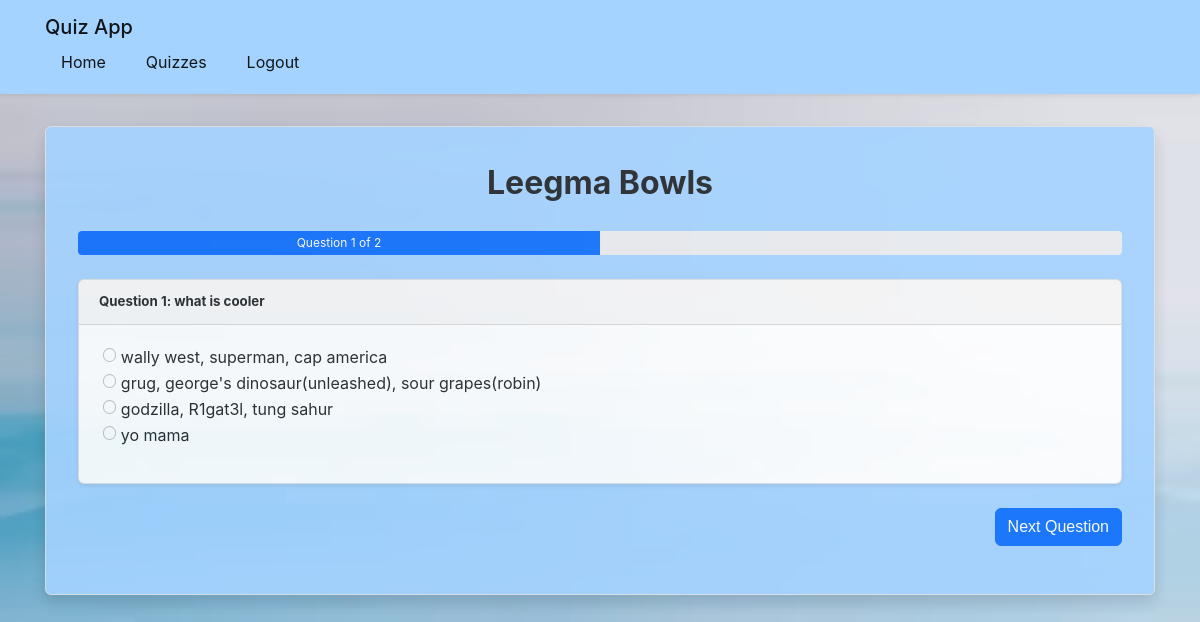
Screenshot of /quiz/4/play (signed in) with the database file from the repository.
### app/models.py (models this page shows)
class Quiz(db.Model):
    id = db.Column(db.Integer, primary_key = True)
    title = db.Column(db.String(75), nullable=False)
    username = db.Column(db.String(50))
    user_id = db.Column(db.Integer, db.ForeignKey('user.id'), nullable = False)
    questions = db.relationship('Question', backref='question',lazy = True)

class Question(db.Model):
    id = db.Column(db.Integer, primary_key = True)
    text = db.Column(db.String(150), nullable=False)
    quiz_id = db.Column(db.Integer, db.ForeignKey('quiz.id'), nullable = False)
    answers = db.relationship('Answer', backref='question',lazy = True)

class Answer(db.Model):
    id = db.Column(db.Integer, primary_key = True)
    text = db.Column(db.String(50), nullable=False)
    is_right = db.Column(db.Boolean, default=False)
    question_id = db.Column(db.Integer, db.ForeignKey('question.id'), nullable=False)

### app/quiz/routes.py (the view, shortened to what this page needs)
@quiz_bp.route('/quiz/<int:quiz_id>/play', methods=['GET', 'POST'])
@login_required
def Play_qizz(quiz_id):
    quiz = Quiz.query.get_or_404(quiz_id)
    question_id = request.args.get('question', 1, type=int)
    current_question = quiz.questions[question_id - 1] if 0 < question_id <= len(quiz.questions) else None
    return render_template('quiz/play_quiz.html',
                         title=f'Play {quiz.title}',
                         quiz=quiz,
                         current_question=current_question,
                         current_question_number=question_id,
                         total_questions=len(quiz.questions))

### app/models.py (called while the page is built)
@login_manager.user_loader
def load_user(user_id):
    return User.query.get(int(user_id))

### app/templates/quiz/play_quiz.html (shortened to what this page needs)
{% extends "base.html" %}
{% block content %}
<div class="content-section">
    <h1 class="text-center mb-4">{{ quiz.title }}</h1>
    <div class="progress mb-4">
        <div class="progress-bar" role="progressbar"
             style="width: {{ (current_question_number / total_questions) * 100 }}%"
             aria-valuenow="{{ current_question_number }}"
             aria-valuemin="1"
             aria-valuemax="{{ total_questions }}">
            Question {{ current_question_number }} of {{ total_questions }}
        </div>
    </div>
    <form method="POST" action="">
        {% if current_question %}
        <div class="card mb-4">
            <div class="card-header">
                <h5>Question {{ current_question_number }}: {{ current_question.text }}</h5>
            </div>
            <div class="card-body">
                <div class="form-group">
                    {% for answer in current_question.answers %}
                    <div class="form-check mb-2">
                        <input class="form-check-input" type="radio"
                               name="question_{{ current_question.id }}"
                               id="answer_{{ answer.id }}"
                               value="{{ answer.id }}"
                               {% if session.get('quiz_' ~ quiz.id ~ '_answers', {}).get(current_question.id|string) == answer.id|string %}checked{% endif %}>
                        <label class="form-check-label" for="answer_{{ answer.id }}">
                            {{ answer.text }}
                        </label>
                    </div>
                    {% endfor %}
                </div>
            </div>
        </div>
        {% endif %}
        <div class="form-group d-flex justify-content-between">
            {% if current_question_number < total_questions %}
                <button type="submit" class="btn btn-primary">Next Question</button>
            {% else %}
                <button type="submit" name="submit_quiz" class="btn btn-success">Submit Quiz</button>
            {% endif %}
        </div>
    </form>
</div>
{% endblock %}

### app/static/css/styles.css (style rules this page uses)
:root { --primary: #0d6efd; --secondary: #6c757d; --success: #198754; --danger: #dc3545; --warning: #ffc107; --info: #0dcaf0; --light: #f8f9fa; --dark: #212529; --white: #fff; --blue-light: #a5d3ff; --border-radius: 0.375rem; --box-shadow: 0 0.5rem 1rem rgba(0, 0, 0, 0.15); }
* { box-sizing: border-box; margin: 0; padding: 0; }
body { font-family: -apple-system, BlinkMacSystemFont, "Segoe UI", Roboto, "Helvetica Neue", Arial, sans-serif; line-height: 1.5; color: #212529; background-image: url('/static/images/actual-Bg.png'); background-size: cover; background-position: center; background-attachment: fixed; min-height: 100vh; position: relative; }
body::before { content: ""; position: fixed; top: 0; left: 0; right: 0; bottom: 0; background-color: rgba(255, 255, 255, 0.1); z-index: -1; }
.content-section { background: var(--blue-light); padding: 2rem; border: 1px solid #dee2e6; border-radius: var(--border-radius); margin: 2rem 0; box-shadow: var(--box-shadow); opacity: 0.9; }
.card { position: relative; display: flex; flex-direction: column; min-width: 0; word-wrap: break-word; background-color: var(--white); background-clip: border-box; border: 1px solid rgba(0, 0, 0, 0.125); border-radius: var(--border-radius); margin-bottom: 1.5rem; box-shadow: 0 0.125rem 0.25rem rgba(0, 0, 0, 0.075); }
.card-body { flex: 1 1 auto; padding: 1.25rem; }
.card-header { padding: 0.75rem 1.25rem; margin-bottom: 0; background-color: rgba(0, 0, 0, 0.03); border-bottom: 1px solid rgba(0, 0, 0, 0.125); }
.card-header:first-child { border-radius: calc(var(--border-radius) - 1px) calc(var(--border-radius) - 1px) 0 0; }
.btn { display: inline-block; font-weight: 400; line-height: 1.5; color: #212529; text-align: center; text-decoration: none; vertical-align: middle; cursor: pointer; user-select: none; background-color: transparent; border: 1px solid transparent; padding: 0.375rem 0.75rem; font-size: 1rem; border-radius: var(--border-radius); transition: color 0.15s ease-in-out, background-color 0.15s ease-in-out, border-color 0.15s ease-in-out, box-shadow 0.15s ease-in-out; }
.btn-primary { color: var(--white); background-color: var(--primary); border-color: var(--primary); }
.form-group { margin-bottom: 1rem; }
.form-check { display: block; min-height: 1.5rem; padding-left: 1.5em; margin-bottom: 0.125rem; }
.form-check-input { width: 1em; height: 1em; margin-top: 0.25em; vertical-align: top; background-color: var(--white); background-repeat: no-repeat; background-position: center; background-size: contain; border: 1px solid rgba(0, 0, 0, 0.25); appearance: none; margin-left: -1.5em; }
.form-check-input[type="radio"] { border-radius: 50%; }
.form-check-label { cursor: pointer; }
.text-center { text-align: center !important; }
.mb-4 { margin-bottom: 1.5rem !important; }
.d-flex { display: flex !important; }
.justify-content-between { justify-content: space-between !important; }
.progress { display: flex; height: 1.5rem; overflow: hidden; font-size: 0.75rem; background-color: #e9ecef; border-radius: 0.25rem; }
.progress-bar { display: flex; flex-direction: column; justify-content: center; color: #fff; text-align: center; white-space: nowrap; background-color: #0d6efd; transition: width 0.6s ease; }

### rows the page displays
Quiz: title "Leegma Bowls", id "☐ wally west, superman, cap amer", id "☐ grug, george's dinosaur(unleas", id "☐ godzilla, R1gat3l, tung sahur", id "☐ yo mama"
Question: text "what is cooler"
Answer: text "wally west, superman, cap america"
Answer: text "grug, george's dinosaur(unleashed), sour grapes(robin)"
Answer: text "godzilla, R1gat3l, tung sahur"
Answer: text "yo mama"

### other values shown
{{ current_question_number }} "1"
{{ total_questions }} "2"
